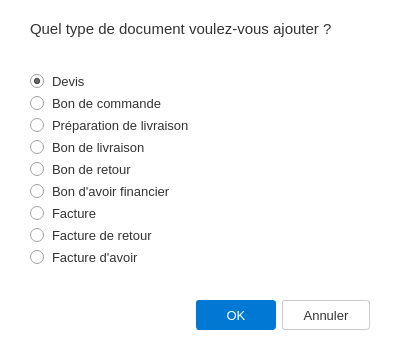
<?xml version="1.0" encoding="UTF-8"?>
<ui version="4.0">
 <class>Dialog</class>
 <widget class="QDialog" name="Dialog">
  <property name="geometry">
   <rect>
    <x>0</x>
    <y>0</y>
    <width>400</width>
    <height>350</height>
   </rect>
  </property>
  <property name="windowTitle">
   <string>Ajouter un document</string>
  </property>
  <property name="styleSheet">
   <string notr="true">QDialog {
    background-color: white;
}

QLabel {
    font-size: 11pt;
    color: #333333;
}

QRadioButton {
    font-size: 10pt;
    color: #333333;
    spacing: 8px;
}

QPushButton {
    font-size: 10pt;
    padding: 6px 20px;
    border-radius: 3px;
}

QPushButton#okButton {
    background-color: #0078D4;
    color: white;
    border: 1px solid #0078D4;
}

QPushButton#okButton:hover {
    background-color: #106EBE;
}

QPushButton#cancelButton {
    background-color: white;
    color: #333333;
    border: 1px solid #CCCCCC;
}

QPushButton#cancelButton:hover {
    background-color: #F0F0F0;
}</string>
  </property>
  <layout class="QVBoxLayout" name="verticalLayout">
   <property name="leftMargin">
    <number>30</number>
   </property>
   <property name="topMargin">
    <number>20</number>
   </property>
   <property name="rightMargin">
    <number>30</number>
   </property>
   <property name="bottomMargin">
    <number>20</number>
   </property>
   <item>
    <widget class="QLabel" name="label">
     <property name="text">
      <string>Quel type de document voulez-vous ajouter ?</string>
     </property>
     <property name="wordWrap">
      <bool>true</bool>
     </property>
    </widget>
   </item>
   <item>
    <spacer name="verticalSpacer_1">
     <property name="orientation">
      <enum>Qt::Vertical</enum>
     </property>
     <property name="sizeHint" stdset="0">
      <size>
       <width>20</width>
       <height>15</height>
      </size>
     </property>
    </spacer>
   </item>
   <item>
    <widget class="QRadioButton" name="radioDevis">
     <property name="text">
      <string>Devis</string>
     </property>
     <property name="checked">
      <bool>true</bool>
     </property>
    </widget>
   </item>
   <item>
    <widget class="QRadioButton" name="radioBonCommande">
     <property name="text">
      <string>Bon de commande</string>
     </property>
    </widget>
   </item>
   <item>
    <widget class="QRadioButton" name="radioPrepLivraison">
     <property name="text">
      <string>Préparation de livraison</string>
     </property>
    </widget>
   </item>
   <item>
    <widget class="QRadioButton" name="radioBonLivraison">
     <property name="text">
      <string>Bon de livraison</string>
     </property>
    </widget>
   </item>
   <item>
    <widget class="QRadioButton" name="radioBonRetour">
     <property name="text">
      <string>Bon de retour</string>
     </property>
    </widget>
   </item>
   <item>
    <widget class="QRadioButton" name="radioBonAvoirFinancier">
     <property name="text">
      <string>Bon d'avoir financier</string>
     </property>
    </widget>
   </item>
   <item>
    <widget class="QRadioButton" name="radioFacture">
     <property name="text">
      <string>Facture</string>
     </property>
    </widget>
   </item>
   <item>
    <widget class="QRadioButton" name="radioFactureRetour">
     <property name="text">
      <string>Facture de retour</string>
     </property>
    </widget>
   </item>
   <item>
    <widget class="QRadioButton" name="radioFactureAvoir">
     <property name="text">
      <string>Facture d'avoir</string>
     </property>
    </widget>
   </item>
   <item>
    <spacer name="verticalSpacer_2">
     <property name="orientation">
      <enum>Qt::Vertical</enum>
     </property>
     <property name="sizeHint" stdset="0">
      <size>
       <width>20</width>
       <height>20</height>
      </size>
     </property>
    </spacer>
   </item>
   <item>
    <layout class="QHBoxLayout" name="horizontalLayout">
     <item>
      <spacer name="horizontalSpacer">
       <property name="orientation">
        <enum>Qt::Horizontal</enum>
       </property>
       <property name="sizeHint" stdset="0">
        <size>
         <width>40</width>
         <height>20</height>
        </size>
       </property>
      </spacer>
     </item>
     <item>
      <widget class="QPushButton" name="okButton">
       <property name="minimumSize">
        <size>
         <width>80</width>
         <height>30</height>
        </size>
       </property>
       <property name="text">
        <string>OK</string>
       </property>
      </widget>
     </item>
     <item>
      <widget class="QPushButton" name="cancelButton">
       <property name="minimumSize">
        <size>
         <width>80</width>
         <height>30</height>
        </size>
       </property>
       <property name="text">
        <string>Annuler</string>
       </property>
      </widget>
     </item>
    </layout>
   </item>
  </layout>
 </widget>
 <resources/>
 <connections/>
</ui>
